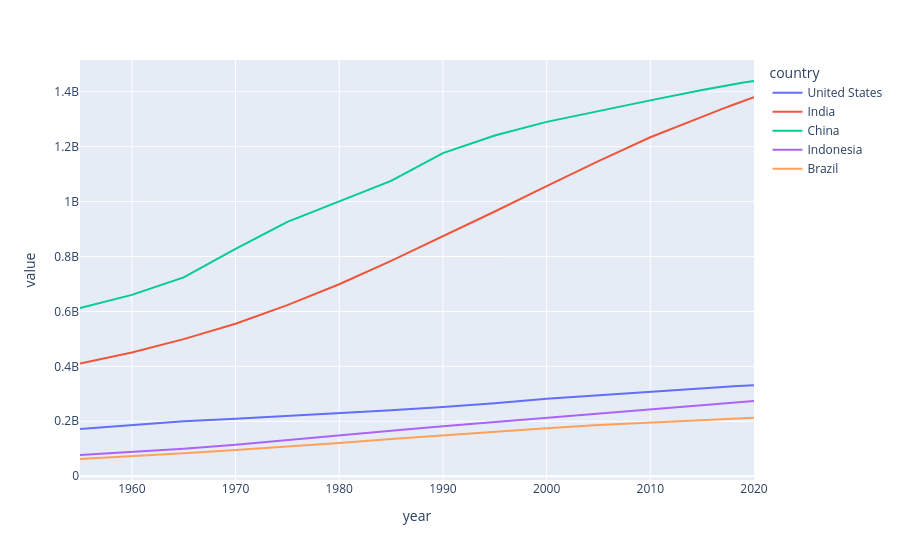

Write notebook code for a chart like this one.
### Markdown cell above
# Lineplot

### Code cell
pd.options.plotting.backend = "plotly" 
df_pivot.plot(kind='line')

### Figure 1 — Plotly figure (JSON) as saved in the notebook; plotly's stock layout.template omitted (floating-point values rounded to 4 significant figures)
{"data": [{"hovertemplate": "country=United States<br>year=%{x}<br>value=%{y}<extra></extra>", "legendgroup": "United States", "line": {"color": "#636efa", "dash": "solid"}, "marker": {"symbol": "circle"}, "mode": "lines", "name": "United States", "orientation": "v", "showlegend": true, "type": "scatter", "x": [1955.0, 1960.0, 1965.0, 1970.0, 1975.0, 1980.0, 1985.0, 1990.0, 1995.0, 2000.0, 2005.0, 2010.0, 2015.0, 2016.0, 2017.0, 2018.0, 2019.0, 2020.0], "xaxis": "x", "y": [171700000.0, 186700000.0, 199700000.0, 209500000.0, 219100000.0, 229500000.0, 240500000.0, 252100000.0, 265200000.0, 281700000.0, 295000000.0, 309000000.0, 320900000.0, 323000000.0, 325100000.0, 327100000.0, 329100000.0, 331000000.0], "yaxis": "y"}, {"hovertemplate": "country=India<br>year=%{x}<br>value=%{y}<extra></extra>", "legendgroup": "India", "line": {"color": "#EF553B", "dash": "solid"}, "marker": {"symbol": "circle"}, "mode": "lines", "name": "India", "orientation": "v", "showlegend": true, "type": "scatter", "x": [1955.0, 1960.0, 1965.0, 1970.0, 1975.0, 1980.0, 1985.0, 1990.0, 1995.0, 2000.0, 2005.0, 2010.0, 2015.0, 2016.0, 2017.0, 2018.0, 2019.0, 2020.0], "xaxis": "x", "y": [409900000.0, 450500000.0, 499100000.0, 555200000.0, 623100000.0, 699000000.0, 784400000.0, 873300000.0, 963900000.0, 1057000000.0, 1148000000.0, 1234000000.0, 1310000000.0, 1325000000.0, 1339000000.0, 1353000000.0, 1366000000.0, 1380000000.0], "yaxis": "y"}, {"hovertemplate": "country=China<br>year=%{x}<br>value=%{y}<extra></extra>", "legendgroup": "China", "line": {"color": "#00cc96", "dash": "solid"}, "marker": {"symbol": "circle"}, "mode": "lines", "name": "China", "orientation": "v", "showlegend": true, "type": "scatter", "x": [1955.0, 1960.0, 1965.0, 1970.0, 1975.0, 1980.0, 1985.0, 1990.0, 1995.0, 2000.0, 2005.0, 2010.0, 2015.0, 2016.0, 2017.0, 2018.0, 2019.0, 2020.0], "xaxis": "x", "y": [612200000.0, 660400000.0, 724200000.0, 827600000.0, 926200000.0, 1000000000.0, 1076000000.0, 1177000000.0, 1241000000.0, 1291000000.0, 1331000000.0, 1369000000.0, 1407000000.0, 1414000000.0, 1421000000.0, 1428000000.0, 1434000000.0, 1439000000.0], "yaxis": "y"}, {"hovertemplate": "country=Indonesia<br>year=%{x}<br>value=%{y}<extra></extra>", "legendgroup": "Indonesia", "line": {"color": "#ab63fa", "dash": "solid"}, "marker": {"symbol": "circle"}, "mode": "lines", "name": "Indonesia", "orientation": "v", "showlegend": true, "type": "scatter", "x": [1955.0, 1960.0, 1965.0, 1970.0, 1975.0, 1980.0, 1985.0, 1990.0, 1995.0, 2000.0, 2005.0, 2010.0, 2015.0, 2016.0, 2017.0, 2018.0, 2019.0, 2020.0], "xaxis": "x", "y": [77270000.0, 87750000.0, 100300000.0, 114800000.0, 130700000.0, 147400000.0, 165000000.0, 181400000.0, 196900000.0, 211500000.0, 226300000.0, 241800000.0, 258400000.0, 261600000.0, 264700000.0, 267700000.0, 270600000.0, 273500000.0], "yaxis": "y"}, {"hovertemplate": "country=Brazil<br>year=%{x}<br>value=%{y}<extra></extra>", "legendgroup": "Brazil", "line": {"color": "#FFA15A", "dash": "solid"}, "marker": {"symbol": "circle"}, "mode": "lines", "name": "Brazil", "orientation": "v", "showlegend": true, "type": "scatter", "x": [1955.0, 1960.0, 1965.0, 1970.0, 1975.0, 1980.0, 1985.0, 1990.0, 1995.0, 2000.0, 2005.0, 2010.0, 2015.0, 2016.0, 2017.0, 2018.0, 2019.0, 2020.0], "xaxis": "x", "y": [62530000.0, 72180000.0, 83370000.0, 95110000.0, 107200000.0, 120700000.0, 135300000.0, 149000000.0, 162000000.0, 174800000.0, 186100000.0, 195700000.0, 204500000.0, 206200000.0, 207800000.0, 209500000.0, 211000000.0, 212600000.0], "yaxis": "y"}], "layout": {"legend": {"title": {"text": "country"}, "tracegroupgap": 0}, "margin": {"t": 60}, "xaxis": {"anchor": "y", "domain": [0, 1], "title": {"text": "year"}}, "yaxis": {"anchor": "x", "domain": [0, 1], "title": {"text": "value"}}}}
